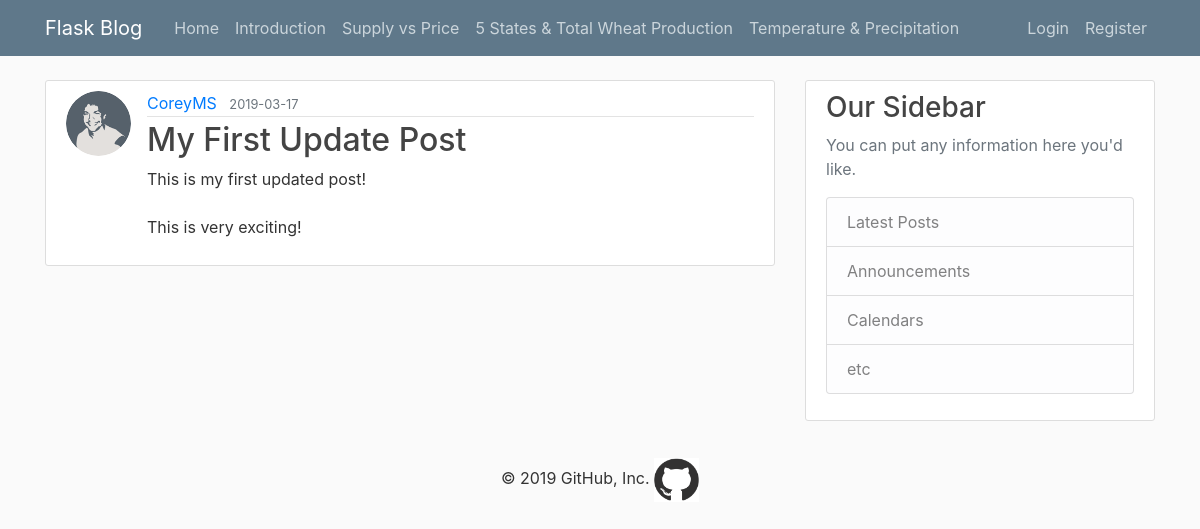
Before: /post/1 with the older database file.
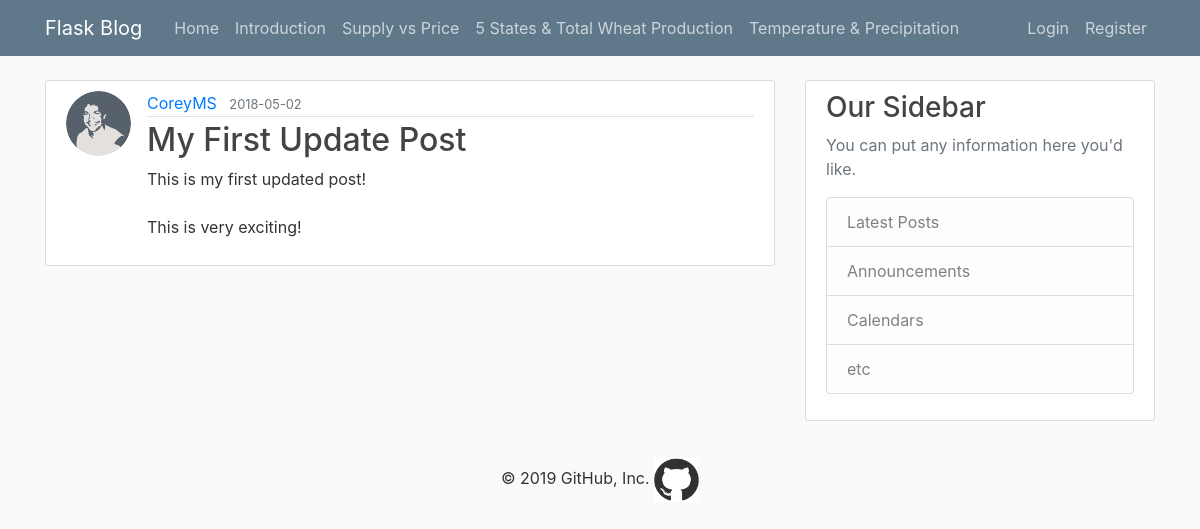
After: the same page with the newer database file.
### flaskblog/models.py (models this page shows, shortened)
class Post(db.Model):
    id = db.Column(db.Integer, primary_key=True)
    title = db.Column(db.String(100), nullable=False)
    date_posted = db.Column(db.DateTime, nullable=False, default=datetime.utcnow)
    content = db.Column(db.Text, nullable=False)
    user_id = db.Column(db.Integer, db.ForeignKey('user.id'), nullable=False)

### flaskblog/routes.py (the view)
@app.route("/post/<int:post_id>")
def post(post_id):
    post = Post.query.get_or_404(post_id)
    return render_template('post.html', title=post.title, post=post)

### flaskblog/templates/post.html (shortened to what this page needs)
{% extends "layout.html" %}
{% block content %}
  <article class="media content-section">
    <img class="rounded-circle article-img" src="{{ url_for('static', filename='profile_pics/' + post.author.image_file) }}">
    <div class="media-body">
      <div class="article-metadata">
        <a class="mr-2" href="{{ url_for('user_posts', username=post.author.username) }}">{{ post.author.username }}</a>
        <small class="text-muted">{{ post.date_posted.strftime('%Y-%m-%d') }}</small>
      </div>
      <h2 class="article-title">{{ post.title }}</h2>
      <p class="article-content">{{ post.content }}</p>
    </div>
  </article>
{% endblock content %}

Changed rows visible on the page:
changed Post "My First Update Post": date_posted "2019-03-17" → "2018-05-02"
